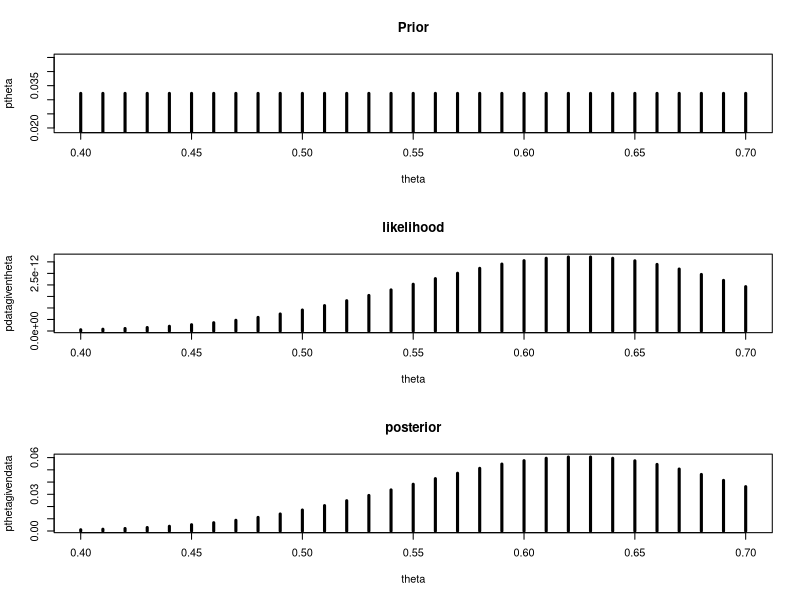

Recreate this plot in R.
data=c(1,1,1,1,1,1,1,1,1,1,1,1,1,1,1,1,1,1,1,1,1,1,1,1,1,0,0,0,0,0,0,0,0,0,0,0,0,0
       ,0,0)
N=40
z=25
theta = seq(from =0.4, to= 0.7, by = 0.01)
ptheta1 = dunif(theta, 0, 1) #not sure why this vector gives out all 1s
ptheta = ptheta1/sum(ptheta1)
nheads = sum(data ==1)
ntails = sum(data ==0)
pdatagiventheta = theta^nheads *(1-theta)^(ntails) #likelihood function
pdata=sum(pdatagiventheta *ptheta) #marginal pdf of discrete X
pthetagivendata = pdatagiventheta*ptheta/pdata #posterior distribution
par(mfrow = c(3, 1))
plot(theta, ptheta, type = "h", lwd = 3, main = "Prior")
plot(theta, pdatagiventheta, type = "h", lwd = 3, main = "likelihood")
plot(theta, pthetagivendata, type = "h", lwd = 3, main = "posterior")